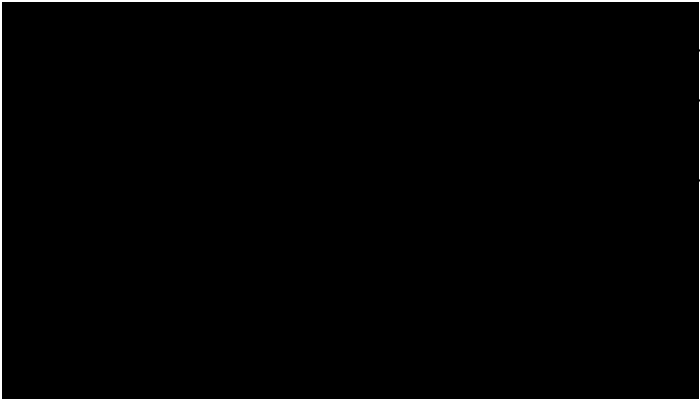
Frame 1 (no input)
Frame 60 (the mouse pressed at the canvas centre just before this capture): blank canvas, image omitted
Frame 120 (the mouse held since frame 60 and released just before this capture): blank canvas, image omitted

The Processing sketch that drew this single still picture (run headless with seeded random() and noise(); from frame 60 on, the mouse is pressed at the canvas centre):

// Processing sketch: processing_36136
// ── processing_36136.pde

int noLines = 3;
int noPart = 140;


float a =1.1; //for accelleration
float speeds[] = { 2,2,2}; // speed array for line speed
float restLine[]= { 250,200,300};// array for where lines come back to rest
float disp[] = { 0,0,0};

float xbuffer = 0;

boolean mousemoving;

void setup() {
  size(700,400); 
  background(0); 
  stroke(255);
  smooth();
  strokeWeight(3);


}



void draw() {
  ///this makes the particles fade
  fill (0,100);
  rect(0,0,700,400);
  //background(0);
  
//// makes them move to the mouse and go back to rest
  if (mousemoving) {
    for (int i = 0; i < noLines; i=i+1) {
      speeds[i] = speeds[i]*a;//makes speed accelerate with more mouse movement
      
      if (restLine[i]+disp[i] < mouseX) {
        disp[i] += speeds[i];
      }
      if (restLine[i]+disp[i] > mouseX) {// displacement of line, line follows mouse up or down
        disp[i] -= speeds[i];
      }
    }
  }else{
    
     speeds[0] = speeds[0]*a;
     speeds[1] = speeds[1]*a;
     speeds[2] = speeds[2]*a;
     
    for (int i = 0; i < noLines; i++) {
      if(disp[i] < 0) {
        disp[i] += speeds[i];

      }
      if (disp[i] > 0) {
        disp[i] -= speeds[i];
      }
    }
  }

  // this draws the lines
  
  draw_line(140, 0, -150);
  draw_line(90, 0, -50);
  draw_line(50, 0, -200);
  draw_line(75, 0, -125);
  draw_line(100, 0, -70);
  draw_line(60, 0, -90);
    //for (int i = 0; i < noLines; i++) {
     
   //}
  
  //this resets mouse moving to 1 before accelerating back to rest
  if (mousemoving){
     speeds[0] = 1;
     speeds[1] = 1;
     speeds[2] = 1;
  }
  mousemoving = false;
  
}

void draw_line(int line_len, int i, int y_off) {
  for (int k = 1; k <= line_len; k++){
       //xbuffer = mouseX/10;
       stroke(abs(disp[0]));
       //println(abs(disp[i]);
      //line( (width/noPart)*k, restLine[i]+(disp[i]/700)*mouseX, (width/noPart)*k + 1, restLine[i]+(disp[i]/700)*mouseX);
     float distMousePoint = dist(mouseX,mouseY, width/noPart*k, restLine[0]+(disp[0]/width)*mouseX);
     
     float dist_to_point = dist(mouseX, mouseY*noLines, width/noPart*k, restLine[0]+(disp[0]/700)*mouseX);
      
      line( (xbuffer+width/line_len)*k, y_off+restLine[0]-(disp[0]/400)*(500-dist_to_point), (xbuffer+width/line_len)*k + 1, y_off+restLine[i]-(disp[i]/400)*(500-dist_to_point));
      //line( restLine[i]-(disp[i]/400)*(700-dist_to_point), (xbuffer+width/noPart)*k,   restLine[i]-(disp[i]/400)*(700-dist_to_point), (xbuffer+width/noPart)*k + 1);
     
      //ellipse(k*10, restLine[i]-(disp[i]/400)*(500-dist_to_point), 10, 10);

  }
}

void mouseMoved() {
  mousemoving = true;
  //changes speeds acording to mouses position
   if (mouseY <= height/ noLines && mouseY >= 0){
     speeds[0] = 2;
     speeds[1] = 1;
     speeds[2] = 0;
   }
   if (mouseY <= (height/ noLines)*2 && mouseY > height/ noLines){
     speeds[0] = 1;
     speeds[1] = 2;
     speeds[2] = 1;
   }
   if (mouseY <= (height/ noLines)*3 && mouseY > (height/ noLines)*2){
     speeds[0] = 0;
     speeds[1] = 1;
     speeds[2] = 2;
   }
}
